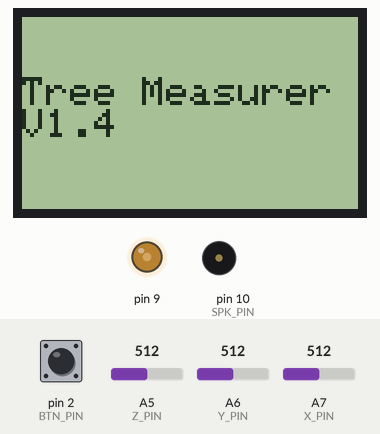
Recording of a sketch running on a simulated Arduino Nano, built with avr-gcc and run on an emulated ATmega328P. Shown: 84×48 one-colour display, output pins drawn as LEDs (lit = HIGH), buzzer (waves = sounding). The test bench sets the inputs (shaded band); at power-on: pin 2 (BTN_PIN) HIGH, A5 (Z_PIN) = 512, A6 (Y_PIN) = 512, A7 (X_PIN) = 512.

Above: at 0.1 s.
3.4 s: pin 2 (BTN_PIN) pulled LOW for 0.15 s
At 4.3 s:
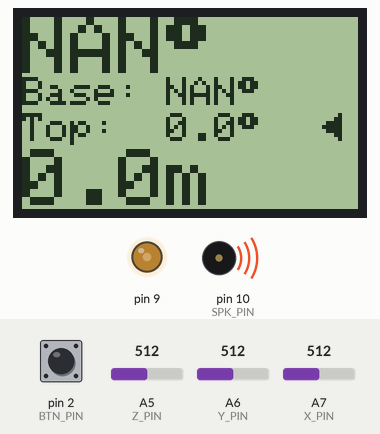
5.4 s: pin 2 (BTN_PIN) pulled LOW for 1 s
At 6.6 s:
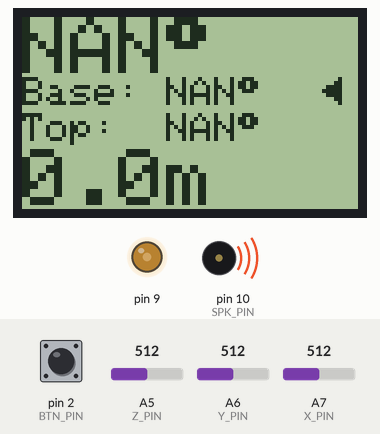
7.9 s: pin 2 (BTN_PIN) pulled LOW for 3.2 s
At 9.4 s:
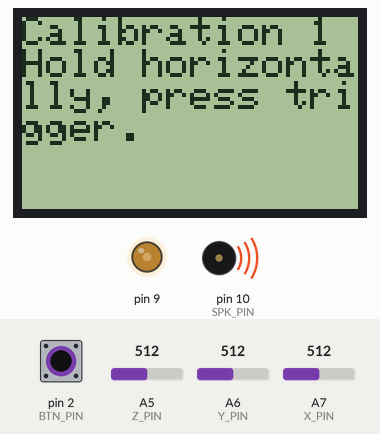
12.6 s: pin 2 (BTN_PIN) pulled LOW for 0.15 s
At 13.1 s:
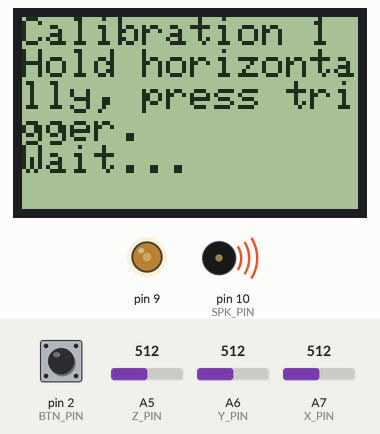
21.7 s: pin 2 (BTN_PIN) pulled LOW for 0.15 s
At 22.4 s:
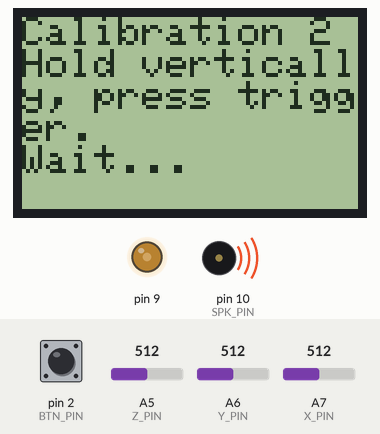
Timing chart, 0 to 24.7 s (numbered marks = the images above; inputs shaded):
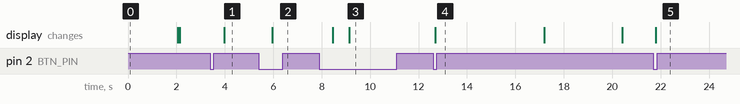

Measured:
- after the input at 3.4 s, the display: changes after 0.57 s (image 1)
- after the input at 5.4 s, the display: changes after 0.56 s (image 2)
- after the input at 7.9 s, the display: first changes after 0.56 s (image 3 shows a later state)
- after the input at 12.6 s, the display: changes after 0.09 s (image 4)
- after the input at 21.7 s, the display: changes after 0.09 s (image 5)

The sketch:

treeMeasure1.4.ino
```cpp
//TODO software

//TODO hardware
//Consider selling units online

//Libraries
#include <SPI.h>
#include <Adafruit_GFX.h>
#include <Adafruit_PCD8544.h>
#include <EEPROM.h>

//Pins
#define X_PIN A7
#define Y_PIN A6
#define Z_PIN A5
#define BTN_PIN 2
#define SPK_PIN 10

//Display
// Software SPI (slower updates, more flexible pin options):
// pin 7 - Serial clock out (SCLK)
// pin 6 - Serial data out (DIN)
// pin 5 - Data/Command select (D/C)
// pin 4 - LCD chip select (CS)
// pin 3 - LCD reset (RST)
Adafruit_PCD8544 display = Adafruit_PCD8544(7, 6, 5, 4, 3);

//Button variables
int button_state;             // the current reading from the input pin
int long_button_state;
int last_button_state = LOW;   // the previous reading from the input pin
unsigned long last_debounce_time = 0;  // the last time the output pin was toggled
const unsigned long debounce_delay = 30;    // the debounce time; increase if the output flickers
const unsigned long debounce_delay_long = 1000;

//Accelerometer readings
int x, y, z; //raw readings
float lpf_x, lpf_y, lpf_z; //low pass filters
const float alpha_calibrate = 0.001;
const float alpha_measure = 0.04;
const float alpha_move = 0.2;
float alpha = alpha_measure; //lpf constant

//Calibration
float calibrated_lpf_x, calibrated_lpf_y, calibrated_lpf_z; //calibrated (zero centered) values
float calibration_x = 327.7; //temporary guess, to be calibrated
float calibration_y = 340; //temporary guess, to be calibrated
float calibration_z = 352.5; //temporary guess, to be calibrated
float deviation_x = 70; //maximum deviation from calibration, to be calibrated
float deviation_y = 70; //maximum deviation from calibration, to be calibrated
float deviation_z = 70; //maximum deviation from calibration, to be calibrated
float flat_x, flat_y, flat_z; //horizontal unit vector

//Physical paramters
const float person_walk_distance = 10;
const float person_shoulder_height = 1.7;

//Button variables
char mode = 'b';

//Current angle variables
float angle, angle_deg;
//char angle_str[10];
char angle_deg_str[10];

//Remembered angle variables
float base, top;
float base_deg, top_deg;
char base_deg_str[10];
char top_deg_str[10];

//Output variables
float height;
char height_str[10];

void setup() {
  //Set up acceleromter pins
  pinMode(X_PIN, INPUT);
  pinMode(Y_PIN, INPUT);
  pinMode(Z_PIN, INPUT);

  //Set up button pin
  pinMode(BTN_PIN, INPUT_PULLUP);

  //Set up beeper pin
  pinMode(SPK_PIN, OUTPUT);

  //Set the backlight intensity
  analogWrite(9, 100);

  //Begin serial comms (debug only)
  Serial.begin(250000);

  //Get the initial lpf reading to partially correct initial transient
  lpf_x = analogRead(X_PIN);
  lpf_y = analogRead(Y_PIN);
  lpf_z = analogRead(Z_PIN);

  //Title screen
  display.begin();
  display.setContrast(55);
  display.setRotation(2);
  display.clearDisplay();
  display.setTextSize(1);
  display.setTextColor(BLACK);
  display.setCursor(0, 15);
  display.println("Tree Measurer");
  display.println("V1.4");
  display.display();

  delay(2000);

  display.clearDisplay();
  display.display();

  //Load calibration values from EEPROM
  loadCalibration();

  beep();
}

void loop() {

  //Read the button
  int button_reading = digitalRead(BTN_PIN);
  if (button_reading != last_button_state) {
    //reset debounce timer
    last_debounce_time = millis();
    //Serial.println("debounce");
  }
  if ((millis() - last_debounce_time) > debounce_delay) {
    //button has been oficially pressed/unpressed
    if (button_reading != button_state) {
      //Serial.println("changed");
      button_state = button_reading;
      if (button_state == LOW) {
        //button has been pressed
        //Serial.println("press!");
        //record the base or top angle
        getMeasurement();
        beep();
      }
    }
  }
  if ((millis() - last_debounce_time) > debounce_delay_long) {
    //button has been oficially pressed/unpressed for a long time
    if (button_reading != long_button_state) {
      //Serial.println("changed");
      long_button_state = button_reading;
      if (long_button_state == LOW) {
        //button has been long pressed
        //Serial.println("pressssssssssss!");
        //enter calibration
        beep();
        delay(100);
        beep();
        calibrateAccelerometer();
      }
    }
  }
  //Save the reading
  last_button_state = button_reading;

  //set alpha
  alpha = alpha_move;

  //Get the x and z readings (calibrated_lpf_x/z)
  getReadings();
  //  getReadings();
  //  getReadings();
  //  getReadings();
  //  getReadings();

  //Clip the x and z readings
  clipReadings();

  //Calculate angle
  calculateAngle();

  //Tree height algorithm, and string conversions
  calculateTreeHeight();

  //Display on screen
  writeDisplay();
}

void getReadings() {
  x = analogRead(X_PIN); //sensitive around +-90
  y = analogRead(Y_PIN);
  z = analogRead(Z_PIN); //sensitive around 0

  lpf_x = x * alpha + (1 - alpha) * lpf_x;
  lpf_y = y * alpha + (1 - alpha) * lpf_y;
  lpf_z = z * alpha + (1 - alpha) * lpf_z;

  calibrated_lpf_x = lpf_x - calibration_x;
  calibrated_lpf_y = lpf_y - calibration_y;
  calibrated_lpf_z = lpf_z - calibration_z;

  //  if (alpha != alpha_calibrate) {
  //    Serial.print(x);
  //    Serial.print(",");
  //    Serial.print(lpf_x);
  //    Serial.print(",");
  //    Serial.print(calibrated_lpf_x);
  //    Serial.print(",");
  //    Serial.print(y);
  //    Serial.print(",");
  //    Serial.print(lpf_y);
  //    Serial.print(",");
  //    Serial.print(calibrated_lpf_y);
  //    Serial.print(",");
  //    Serial.print(z);
  //    Serial.print(",");
  //    Serial.print(lpf_z);
  //    Serial.print(",");
  //    Serial.println(calibrated_lpf_z);
  //  }
}

void clipReadings() {
  //clip x
  if (calibrated_lpf_x > deviation_x) {
    calibrated_lpf_x = deviation_x;
  } else if (calibrated_lpf_x < -deviation_x) {
    calibrated_lpf_x = -deviation_x;
  }
  //clip y
  if (calibrated_lpf_y > deviation_y) {
    calibrated_lpf_y = deviation_y;
  } else if (calibrated_lpf_y < -deviation_y) {
    calibrated_lpf_y = -deviation_y;
  }
  //clip z
  if (calibrated_lpf_z > deviation_z) {
    calibrated_lpf_z = deviation_z;
  } else if (calibrated_lpf_z < -deviation_z) {
    calibrated_lpf_z = -deviation_z;
  }
}

void getMeasurement() {
  alpha = alpha_measure;

  for (int i = 0; i < 1000; i++) {
    getReadings();
  }

  clipReadings();

  calculateAngle();

  //  Serial.println(angle);

  if (mode == 'b') {
    mode = 't';
    base = angle;
  } else {
    mode = 'b';
    top = angle;
  }
}

void calculateAngle() {
  //normalise angles into ratios
  float normalised_x = calibrated_lpf_x / deviation_x;
  float normalised_y = calibrated_lpf_y / deviation_y;
  float normalised_z = calibrated_lpf_z / deviation_z;

  //calculate angle of device
  //angle = atan(normalised_z / normalised_x);
  float dot_x = flat_x * normalised_x;
  float dot_y = flat_y * normalised_y;
  float dot_z = flat_z * normalised_z;
  float dot = dot_x + dot_y + dot_z;

  float mag_flat = sqrt(flat_x * flat_x + flat_y * flat_y + flat_z * flat_z);
  float mag_normalised = sqrt(normalised_x * normalised_x + normalised_y * normalised_y + normalised_z * normalised_z);

  angle = -M_PI / 2 + acos(dot / (mag_flat * mag_normalised));
}

void calculateTreeHeight() {
  float omega = asin(person_shoulder_height * sin(M_PI / 2 + base) / person_walk_distance);
  float theta = M_PI / 2 - base - omega;
  float d = person_shoulder_height * sin(theta) / sin(omega);
  float t = d * sin(top - base) / sin(M_PI / 2 - top);

  //Set height, truncate it to reasonable values
  height = t;
  height = max(height, 0);
  height = min(height, 100);

  //calculate degree angle, create strings
  angle_deg = angle * 180 / M_PI;
  //dtostrf(angle, 3, 1, angle_str);
  dtostrf(angle_deg, 3, 0, angle_deg_str);

  //  Serial.print(angle);
  //  Serial.print(" ");
  //  Serial.print(angle_deg);
  //  Serial.print(" ");
  //  Serial.println(angle_deg_str);

  //Calculate more angles for strings
  base_deg = base * 180 / M_PI;
  top_deg = top * 180 / M_PI;
  dtostrf(base_deg, 3, 1, base_deg_str);
  dtostrf(top_deg, 3, 1, top_deg_str);
  dtostrf(height, 3, 1, height_str);
}

void writeDisplay() {
  //Create strings for presentation on screen
  char line1[20];
  char line2[20];
  char line3[20];
  char line4[20];
  char deg = 247;

  //Write strings for presentation on screen
  sprintf(line1, "%s%c", angle_deg_str, deg);
  sprintf(line2, "Base: %s%c", base_deg_str, deg);
  sprintf(line3, "Top:  %s%c", top_deg_str, deg);
  sprintf(line4, "%sm", height_str);

  //Write strings to screen
  display.clearDisplay();

  display.setCursor(0, 0);
  display.setTextSize(2);
  display.println(line1);

  display.setCursor(0, 15);
  display.setTextSize(1);
  display.println(line2);

  display.setCursor(0, 24);
  display.setTextSize(1);
  display.println(line3);

  display.setCursor(0, 33);
  display.setTextSize(2);
  display.println(line4);

  //Include the cursor
  if (mode == 'b') {
    display.setCursor(75, 15);
  } else {
    display.setCursor(75, 24);
  }
  display.setTextSize(1);
  display.println(char(0x11));

  //Master display
  display.display();
}

void calibrateAccelerometer() {

  alpha = alpha_calibrate; //just for calibration purposes

  display.clearDisplay();
  display.setCursor(0, 0);
  display.setTextSize(1);
  display.println("Calibration 1 Hold horizontally, press trigger.");
  display.display();
  waitForButton();

  display.println("Wait...");
  display.display();

  //reset lpfs
  getReadings();
  lpf_x = x;
  lpf_y = y;
  lpf_z = z;
  //calibrate
  for (int i = 0; i < 10000; i++) {
    getReadings();
  }
  calibration_y = lpf_y;
  calibration_z = lpf_z;
  float maxiumum_x = lpf_x;

  display.clearDisplay();
  display.setCursor(0, 0);
  display.println("Calibration 1 completed!");
  display.display();
  beep();
  delay(100);
  beep();
  delay(3000);

  display.clearDisplay();
  display.setCursor(0, 0);
  display.println("Calibration 2 Hold vertically, press trigger.");
  display.display();
  waitForButton();

  display.println("Wait...");
  display.display();

  //reset lpfs
  getReadings();
  lpf_x = x;
  lpf_y = y;
  lpf_z = z;
  //calibrate
  for (int i = 0; i < 10000; i++) {
    getReadings();
  }
  calibration_x = lpf_x;
  float maxiumum_z = lpf_z;

  display.clearDisplay();
  display.setCursor(0, 0);
  display.println("Calibration 2 completed!");
  display.display();
  beep();
  delay(100);
  beep();
  delay(3000);

  display.clearDisplay();
  display.setCursor(0, 0);
  display.setTextSize(1);
  display.println("Calibration 3 Hold on side, press trigger.");
  display.display();
  waitForButton();

  display.println("Wait...");
  display.display();

  //reset lpfs
  getReadings();
  lpf_x = x;
  lpf_y = y;
  lpf_z = z;
  //calibrate
  for (int i = 0; i < 10000; i++) {
    getReadings();
  }
  float maxiumum_y = lpf_y;

  display.clearDisplay();
  display.setCursor(0, 0);
  display.println("Calibration 3 completed!");
  display.display();
  beep();
  delay(100);
  beep();
  delay(3000);

  deviation_x = abs(calibration_x - maxiumum_x);
  deviation_y = abs(calibration_y - maxiumum_y);
  deviation_z = abs(calibration_z - maxiumum_z);

  display.clearDisplay();
  display.setCursor(0, 0);
  display.setTextSize(1);
  display.println("Calibration 4 Hold vertically, press trigger.");
  display.display();
  waitForButton();

  display.println("Wait...");
  display.display();

  //reset lpfs
  getReadings();
  lpf_x = x;
  lpf_y = y;
  lpf_z = z;
  //calibrate
  for (int i = 0; i < 10000; i++) {
    getReadings();
  }
  clipReadings();
  flat_x = calibrated_lpf_x / deviation_x;;
  flat_y = calibrated_lpf_y / deviation_y;;
  flat_z = calibrated_lpf_z / deviation_z;;

  //  Serial.print(flat_x);
  //  Serial.print(" ");
  //  Serial.print(flat_y);
  //  Serial.print(" ");
  //  Serial.println(flat_z);

  display.clearDisplay();
  display.setCursor(0, 0);
  display.println("Calibration 4 completed!");
  display.display();
  beep();
  delay(100);
  beep();
  delay(3000);

  saveCalibration();

  display.clearDisplay();
  display.setCursor(0, 0);
  display.println("Completed!");
  display.display();
  beep();
  delay(100);
  beep();
  delay(100);
  beep();
  delay(3000);

  //  Serial.print(calibration_z);
  //  Serial.print(" ");
  //  Serial.println(calibration_x);
  //  Serial.print(deviation_z);
  //  Serial.print(" ");
  //  Serial.println(deviation_x);
}

void beep() {
  analogWrite(SPK_PIN, 127);
  delay(50);
  analogWrite(SPK_PIN, 0);
}

void loadCalibration() {
  int address = 0;
  EEPROM.get(address, calibration_x);
  address += sizeof(float);
  EEPROM.get(address, calibration_y);
  address += sizeof(float);
  EEPROM.get(address, calibration_z);
  address += sizeof(float);
  EEPROM.get(address, deviation_x);
  address += sizeof(float);
  EEPROM.get(address, deviation_y);
  address += sizeof(float);
  EEPROM.get(address, deviation_z);
  address += sizeof(float);
  EEPROM.get(address, flat_x);
  address += sizeof(float);
  EEPROM.get(address, flat_y);
  address += sizeof(float);
  EEPROM.get(address, flat_z);
  address += sizeof(float);
}

void saveCalibration() {
  int address = 0;
  EEPROM.put(address, calibration_x);
  address += sizeof(float);
  EEPROM.put(address, calibration_y);
  address += sizeof(float);
  EEPROM.put(address, calibration_z);
  address += sizeof(float);
  EEPROM.put(address, deviation_x);
  address += sizeof(float);
  EEPROM.put(address, deviation_y);
  address += sizeof(float);
  EEPROM.put(address, deviation_z);
  address += sizeof(float);
  EEPROM.put(address, flat_x);
  address += sizeof(float);
  EEPROM.put(address, flat_y);
  address += sizeof(float);
  EEPROM.put(address, flat_z);
  address += sizeof(float);
}

void waitForButton() {
  while (1) {
    //Read the button
    int button_reading = digitalRead(BTN_PIN);
    if (button_reading != last_button_state) {
      //reset debounce timer
      last_debounce_time = millis();
      //Serial.println("debounce");
    }
    if ((millis() - last_debounce_time) > debounce_delay) {
      //button has been oficially pressed/unpressed
      if (button_reading != button_state) {
        //Serial.println("changed");
        button_state = button_reading;
        if (button_state == LOW) {
          //button has been pressed
          //Serial.println("press!");
          beep();
          return;
        }
      }
    }
    // save the reading
    last_button_state = button_reading;
  }
}
```
